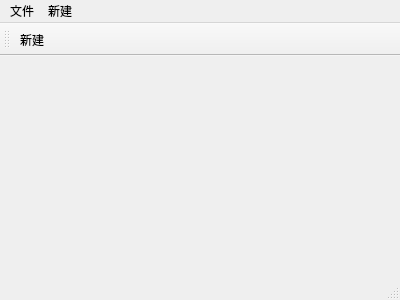
<?xml version="1.0" encoding="UTF-8"?>
<ui version="4.0">
 <class>MainWindow</class>
 <widget class="QMainWindow" name="MainWindow">
  <property name="geometry">
   <rect>
    <x>0</x>
    <y>0</y>
    <width>400</width>
    <height>300</height>
   </rect>
  </property>
  <property name="windowTitle">
   <string>MainWindow</string>
  </property>
  <widget class="QWidget" name="centralWidget"/>
  <widget class="QMenuBar" name="menuBar">
   <property name="geometry">
    <rect>
     <x>0</x>
     <y>0</y>
     <width>400</width>
     <height>23</height>
    </rect>
   </property>
   <widget class="QMenu" name="menu">
    <property name="title">
     <string>文件</string>
    </property>
    <addaction name="actionNew"/>
   </widget>
   <widget class="QMenu" name="menu_2">
    <property name="title">
     <string>新建</string>
    </property>
   </widget>
   <addaction name="menu"/>
   <addaction name="menu_2"/>
  </widget>
  <widget class="QToolBar" name="mainToolBar">
   <attribute name="toolBarArea">
    <enum>TopToolBarArea</enum>
   </attribute>
   <attribute name="toolBarBreak">
    <bool>false</bool>
   </attribute>
   <addaction name="actionNew"/>
  </widget>
  <widget class="QStatusBar" name="statusBar"/>
  <action name="actionNew">
   <property name="text">
    <string>新建</string>
   </property>
  </action>
 </widget>
 <layoutdefault spacing="6" margin="11"/>
 <resources/>
 <connections/>
</ui>
